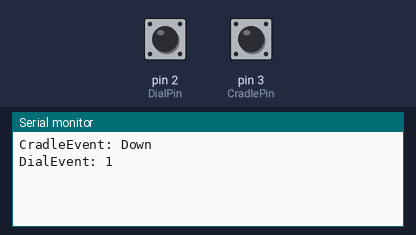
Bench run of a sketch on a simulated Arduino Uno, built with avr-gcc and run on an emulated ATmega328P. Parts: the last lines printed to the serial monitor. The inputs (shaded band) are chosen by the test bench; at power-on: pin 3 (CradlePin) HIGH, pin 2 (DialPin) HIGH.

Above: at 1.2 s.
1.3 s: pin 3 (CradlePin) pulled LOW for 0.15 s
At 1.43 s:
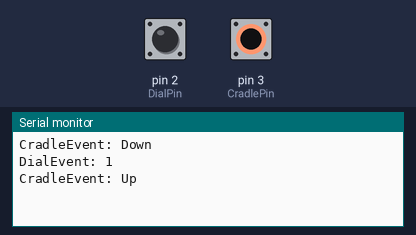
At 2.7 s:
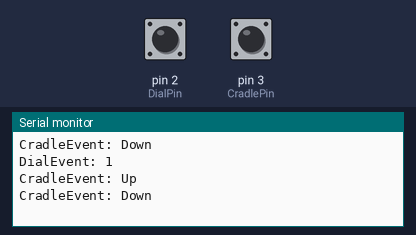

The sketch:

Arduino.ino
```cpp
int DialSampleDelay = 2;           //How long between samples of the dial
unsigned long DialTime = 0;        //How long since the last toggle of the dial pin
bool DialState = false;            //The current state of the dial
int CurrentDialNumber = 0;         // The current number being dialled
int DialTimeout = 200;             // How long from the last dialevent until the number is sent over serial
unsigned long DialTimeoutTime = 0; // How long until the phone sends the number that was dialled
int DialPin = 2;                   // The digital input that the dial is connected to

int CradleSampleDelay = 2;         // How long between samples of the cradle
unsigned long CradleTime = 0;      // How long since the last toggle of the cradle pin
bool CradleState = false;          // The current state of the cradle
int CradlePin = 3;                 // The digital input that the cradle is connected to

void setup() {
  pinMode(DialPin,   INPUT_PULLUP); // Set the dial pin to be an input pin with an internal pullup resistor
  pinMode(CradlePin, INPUT_PULLUP); // Set the cradle pin to be an input pin with an internal pullup resistor
  Serial.begin(9600);               // Start the serial console
}

void loop() {
  if(millis() - DialTime >= DialSampleDelay){ // If we have exceeded the time between dial samples
    if(digitalRead(DialPin) != DialState){    // And the dial state has changed
      DialState = digitalRead(DialPin);       // Update the state of the dial

      if(DialState){                          // If the dial has gone high, increment the number we are trying to dial
        CurrentDialNumber++;
        DialTimeoutTime = millis();           // And reset the timeout
      }
    }

    DialTime = millis();                      // Reset the timeout
  }

  if(millis() - CradleTime >= CradleSampleDelay){   // If we have exceeded the time between cradle samples
    if(digitalRead(CradlePin) != CradleState){      // And the cradle state has changed
      Serial.print("CradleEvent: ");                // Send a cradle event
      CradleState = digitalRead(CradlePin);         // Update the state of the cradle
      Serial.println(CradleState ? "Down" : "Up");  // Send the type of the cradle event
    }

    CradleTime = millis();                          // Reset the timeout
  }

  if(millis() - DialTimeoutTime >= DialTimeout){ // If we have exceeded the timeout on the dial
    if(CurrentDialNumber != 0){                  // And there has been more than 1 dial pulse
      Serial.print("DialEvent: ");               // Send a dial event
      Serial.println(CurrentDialNumber);         // And the number dialled
      CurrentDialNumber = 0;                     // And reset the number
    }

    DialTimeoutTime = millis();                  // Reset the timeout
  }
}
```

Measured:
- after the input at 1.3 s, the serial monitor: prints a new line at once (image 1)
